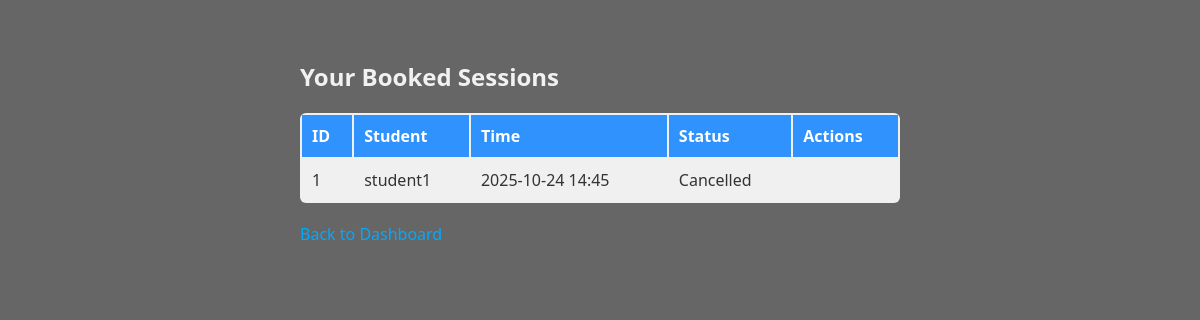
Page /view_sessions (signed in) on the committed database.
### models.py (models this page shows, shortened)
class Booking(db.Model):
    id = db.Column(db.Integer, primary_key=True)
    student_id = db.Column(db.Integer, db.ForeignKey("user.id"))
    advisor_id = db.Column(db.Integer, db.ForeignKey("user.id"))
    start_time = db.Column(db.DateTime)  # Changed to DateTime for proper handling
    status = db.Column(db.String(20), default="booked")
    student = db.relationship('User', foreign_keys=[student_id], backref="student_bookings")
    advisor = db.relationship('User', foreign_keys=[advisor_id], backref="advisor_bookings")
    __table_args__ = (
        db.UniqueConstraint('advisor_id', 'start_time', name='unique_advisor_slot'),
    )

class User(UserMixin, db.Model):
    id = db.Column(db.Integer, primary_key=True)
    username = db.Column(db.String(64), unique=True, nullable=False)
    email = db.Column(db.String(120), unique=True, nullable=False)
    password_hash = db.Column(db.String(128), nullable=False)
    role = db.Column(db.String(20), nullable=False)  # student | advisor
    course = db.Column(db.String(100))  # e.g., BSc in Physics, etc.

### myapp.py (the view)
@app.route("/view_sessions")
@login_required
def view_sessions():
    if current_user.role != "advisor":
        flash("Only advisors can view sessions.")
        return redirect(url_for("index"))
    bookings = Booking.query.filter_by(advisor_id=current_user.id).order_by(Booking.start_time).all()
    return render_template("view_sessions.html", bookings=bookings)

### myapp.py (called while the page is built)
@login_manager.user_loader
def load_user(user_id):
    return User.query.get(int(user_id))

### templates/view_sessions.html (shortened to what this page needs)
<!DOCTYPE html>
<html lang="en">
<head>
  <link rel="stylesheet" href="{{ url_for('static', filename='style.css') }}">
</head>
<body>
  <div class="content-wrapper">
    <h2>Your Booked Sessions</h2>
    {% if bookings %}
      <table>
        <tr><th>ID</th><th>Student</th><th>Time</th><th>Status</th><th>Actions</th></tr>
        {% for b in bookings %}
          <tr>
            <td>{{ b.id }}</td>
            <td>{{ b.student.username }}</td>
            <td>{{ b.start_time.strftime('%Y-%m-%d %H:%M') }}</td>
            <td>{{ b.status | capitalize }}</td>
            <td>
            </td>
          </tr>
        {% endfor %}
      </table>
    {% else %}
      <p>No bookings scheduled.</p>
    {% endif %}
    <p><a href="{{ url_for('advisor_dashboard') }}">Back to Dashboard</a></p>
  </div>
</body>
</html>

### static/style.css (style rules this page uses)
body { font-family: 'Segoe UI', Tahoma, Geneva, Verdana, sans-serif; background: url("https://images.unsplash.com/photo-1581092588429-9b6f8d69e51e?auto=format&fit=crop&w=1400&q=80") no-repeat center center fixed; background-size: cover; color: #fff; display: flex; flex-direction: column; justify-content: flex-start; min-height: 100vh; margin: 0; }
body::before { content: ""; position: fixed; top: 0; left: 0; width: 100%; height: 100%; background-color: rgba(0, 0, 0, 0.6); z-index: -1; }
.content-wrapper { width: 100%; max-width: 600px; margin: 20px auto; padding: 20px; min-height: auto; }
h1, h2, h3, h4 { color: #f1f1f1; margin-bottom: 20px; font-weight: 600; }
a { color: #00aaff; text-decoration: none; }
p { margin: 10px 0; color: #f1f1f1; }
table { width: 100%; max-width: 600px; background-color: rgba(255, 255, 255, 0.9); border-radius: 6px; overflow: hidden; margin: 20px auto; }
th, td { padding: 10px; text-align: left; color: #333; }
th { background-color: rgba(0, 123, 255, 0.8); color: white; }

### rows in the picture
Booking: id "1", student.username "student1", start_time "2025-10-24 14:45", status "Cancelled"
